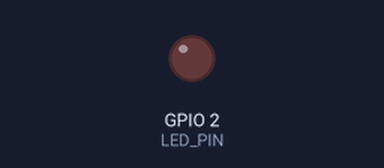
The program below on a simulated ESP32. Parts: output pins drawn as LEDs (lit = HIGH). WiFi joins after 1.5 s; servers stay silent unless stated; random numbers use the default seed unless the program sets one; no MQTT or app messages arrive unless stated; what the program prints to the serial monitor is not drawn.

Above: at 3.2 s.
At 5.04 s:
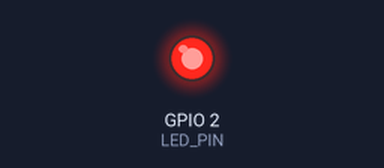
Timing chart, 0 to 8.0 s (numbered marks = the images above):
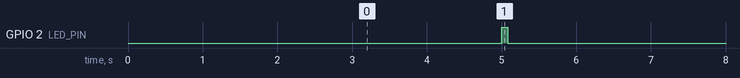

The program:

main.cpp
```cpp
#include <WiFi.h>
#include <PubSubClient.h>

const char* WIFI_SSID = "Wokwi-GUEST";
const char* WIFI_PASSWORD = "";
const char* MQTT_SERVER = "broker.emqx.io";
const int MQTT_PORT = 1883;

const int LED_PIN = 2;
const unsigned long SEND_INTERVAL_MS = 5000;

WiFiClient wifiClient;
PubSubClient mqttClient(wifiClient);
unsigned long lastSend = 0;
unsigned long sequenceNo = 0;

void connectWiFi() {
  WiFi.begin(WIFI_SSID, WIFI_PASSWORD, 6);
  Serial.print("Connecting WiFi");
  while (WiFi.status() != WL_CONNECTED) {
    delay(500);
    Serial.print(".");
  }
  Serial.println(" connected");
}

void connectMQTT() {
  while (!mqttClient.connected()) {
    String clientId = "ESP32-Bai2-" + String((uint32_t)ESP.getEfuseMac(), HEX);
    Serial.print("Connecting MQTT...");
    if (mqttClient.connect(clientId.c_str())) {
      Serial.println(" connected");
    } else {
      Serial.printf(" failed, rc=%d. Retry in 2 s\n", mqttClient.state());
      delay(2000);
    }
  }
}

void setup() {
  Serial.begin(115200);
  pinMode(LED_PIN, OUTPUT);

  connectWiFi();
  mqttClient.setServer(MQTT_SERVER, MQTT_PORT);
  mqttClient.setBufferSize(256);

  // Khởi tạo mầm ngẫu nhiên để sinh số liệu
  randomSeed(analogRead(0));
}

void loop() {
  if (WiFi.status() != WL_CONNECTED) connectWiFi();
  if (!mqttClient.connected()) connectMQTT();
  mqttClient.loop();

  unsigned long now = millis();
  if (now - lastSend < SEND_INTERVAL_MS) return;
  lastSend = now;

  // SINH DỮ LIỆU GIẢ LẬP ĐỂ TEST DATABASE
  // Nhiệt độ từ 20.0 đến 35.0 độ C
  float temperature = 20.0 + random(0, 150) / 10.0;
  // Độ ẩm từ 50.0 đến 90.0 %
  float humidity = 50.0 + random(0, 400) / 10.0;
  // Khoảng cách từ 10.0 đến 200.0 cm
  float distance = 10.0 + random(0, 1900) / 10.0;

  sequenceNo++;
  char payload[256];
  snprintf(payload, sizeof(payload),
    "{\"temperature\":%.2f,\"humidity\":%.2f,\"distance_cm\":%.2f,"
    "\"rssi\":%d,\"sequence\":%lu,\"uptime_s\":%lu}",
    temperature, humidity, distance, WiFi.RSSI(),
    sequenceNo, millis() / 1000);

  bool ok = mqttClient.publish("sensor/telemetry", payload);
  Serial.printf("%s | publish=%s\n", payload, ok ? "OK" : "FAILED");

  digitalWrite(LED_PIN, HIGH);
  delay(80);
  digitalWrite(LED_PIN, LOW);
}
```

Measured:
- by itself, GPIO 2 (LED_PIN): alternates HIGH for 0.08 s and LOW for 4.9 s
